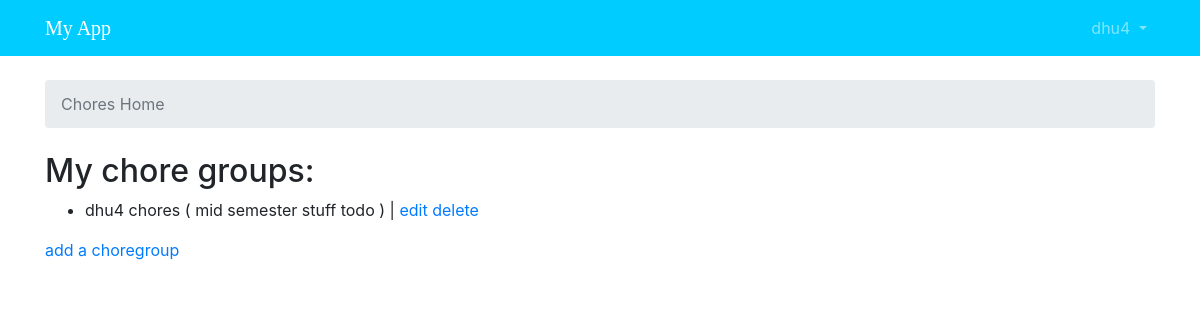
/chore/ (signed in), run on an earlier commit of the app's database.
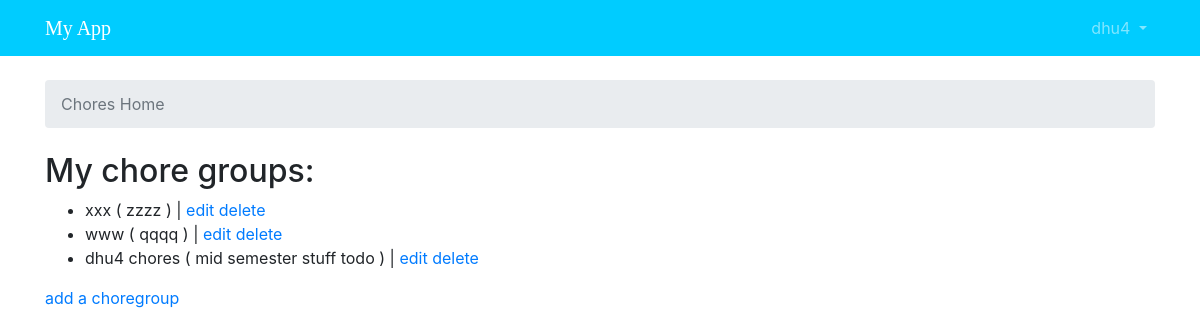
And on a later commit of the database.
### chore/models.py (models this page shows, shortened)
class ChoreGroup(models.Model):
    choregroup_name = models.CharField(max_length=30, unique=True)
    description = models.CharField(max_length=100)
    author = models.ForeignKey(User, on_delete=models.PROTECT, related_name='ChoreGroup')

### chore/views.py (the view)
# urls.py: path('', views.choregroupList, name='choregroup_list'),
def choregroupList(request):
    print('debug choregroupList')
    print(request)
    choregroups = ChoreGroup.objects.all().filter(author=request.user).order_by('-choregroup_name')
    return render(request, 'chore/index.html', {'choregroups':choregroups })

### chore/templates/chore/index.html (shortened to what this page needs)
{% extends "base_tasks.html" %}
{% block breadcrumb %}
  <li class="breadcrumb-item active">
    Chores Home
  </li>
{% endblock %}
{% block content %}
<h2>My chore groups: </h2>
<div>
    <ul>
        {% for choregroup in choregroups %}
            <li>{{ choregroup.choregroup_name }} ( {{ choregroup.description }} ) | <a
                    href="{% url 'choregroup_update' choregroup.pk %}">edit</a>
                    <a href="{% url 'choregroup_delete' choregroup.pk %}">delete</a>
            </li>
        {% empty %}
            <li>No choregroups defined yet.</li>
        {% endfor %}
    </ul>
    <p>
      <a href="{% url 'choregroup_create' %}">add a choregroup</a>
    </p>
</div>
{% endblock %}

What changed in the data, as far as the page shows it:
added ChoreGroup: choregroup_name "xxx", description "zzzz"
added ChoreGroup: choregroup_name "www", description "qqqq"
